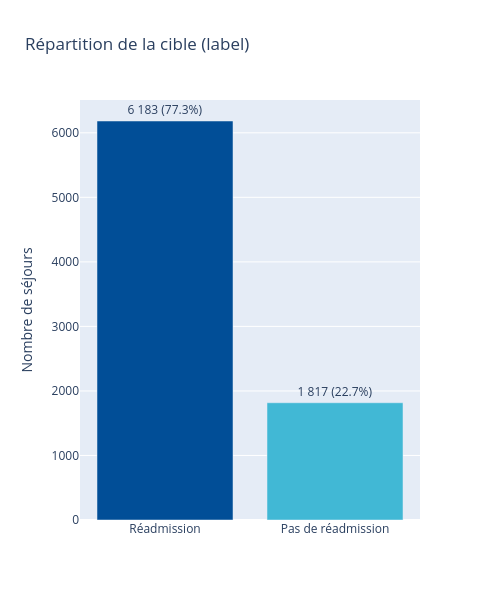

Source (notebook cell):
### Markdown cell above
### 3.2 Distribution de la cible

### Code cell
# Répartition de la cible : la proportion de la classe majoritaire fixe le niveau de la baseline.
target_counts = (
    df_eda["label_name"]
    .value_counts()
    .rename_axis("classe")
    .reset_index(name="effectif")
)
target_counts["part"] = target_counts["effectif"] / target_counts["effectif"].sum()
target_counts["texte"] = target_counts.apply(
    lambda r: f"{r['effectif']:,} ({r['part']:.1%})".replace(",", " "), axis=1
)

fig = px.bar(
    target_counts,
    x="classe",
    y="effectif",
    color="classe",
    color_discrete_map=label_colors,
    text="texte",
    title="Répartition de la cible (label)",
)
fig.update_traces(textposition="outside")
fig.update_layout(showlegend=False, xaxis_title=None, yaxis_title="Nombre de séjours", width=500, height = 600)
fig.show()

### Figure 1 — Plotly figure (JSON) as saved in the notebook; plotly's stock layout.template omitted (floating-point values rounded to 4 significant figures)
{"data": [{"hovertemplate": "classe=%{x}<br>effectif=%{y}<br>texte=%{text}<extra></extra>", "legendgroup": "Réadmission", "marker": {"color": "#014E97", "pattern": {"shape": ""}}, "name": "Réadmission", "orientation": "v", "showlegend": true, "text": ["6 183 (77.3%)"], "textposition": "outside", "type": "bar", "x": ["Réadmission"], "xaxis": "x", "y": [6183], "yaxis": "y"}, {"hovertemplate": "classe=%{x}<br>effectif=%{y}<br>texte=%{text}<extra></extra>", "legendgroup": "Pas de réadmission", "marker": {"color": "#41B8D5", "pattern": {"shape": ""}}, "name": "Pas de réadmission", "orientation": "v", "showlegend": true, "text": ["1 817 (22.7%)"], "textposition": "outside", "type": "bar", "x": ["Pas de réadmission"], "xaxis": "x", "y": [1817], "yaxis": "y"}], "layout": {"barmode": "relative", "height": 600, "legend": {"title": {"text": "classe"}, "tracegroupgap": 0}, "showlegend": false, "title": {"text": "Répartition de la cible (label)"}, "width": 500, "xaxis": {"anchor": "y", "categoryarray": ["Réadmission", "Pas de réadmission"], "categoryorder": "array", "domain": [0, 1], "title": {}}, "yaxis": {"anchor": "x", "domain": [0, 1], "title": {"text": "Nombre de séjours"}}}}
